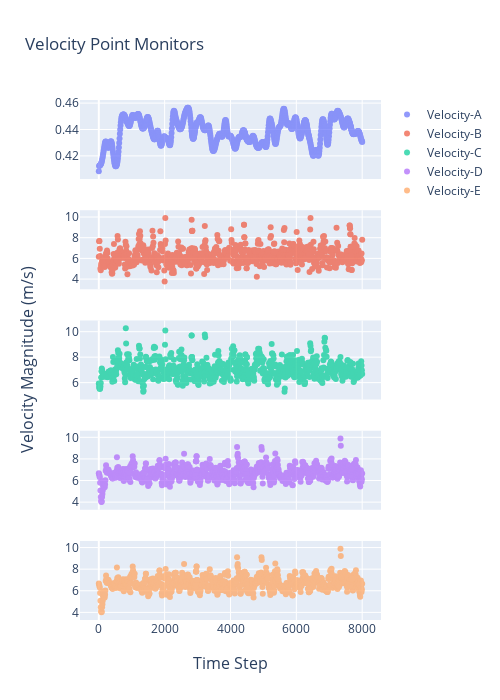

Source (notebook cell):
### Code cell
color10_16 = ['#636EFA', '#EF553B', '#00CC96', '#AB63FA', '#FFA15A', '#19D3F3', '#FF6692', '#B6E880', '#FF97FF',
              '#FECB52']
fig = make_subplots(
    rows=5,
    cols=1,
    shared_xaxes=True,
    x_title="Time Step",
    y_title="Velocity Magnitude (m/s)")
# subplot_titles=("Point A", "Quadrant 2"))

fig.add_trace(go.Scatter(x=resid_dict['point-vel-a.out']['Time Step'],
                         y=resid_dict['point-vel-a.out']['point-vel-a'],
                         mode='markers',
                         opacity=scatter_opacity,
                         name='Velocity-A',
                         line=dict(color=color10_16[0])),
              row=1, col=1)

# fig.add_trace(go.Scatter(x=bin_df['bin_centres'],
#                          y=bin_df['point-vel-a_bin_mean'],
#                          mode='markers+lines',
#                          name='Mean +/- STD',
#                          line=dict(color='black'),
#                          opacity=.55,
#                          error_y_array=bin_df['point-vel-a_std'],
#                          showlegend=False),
#               row=1, col=1)


fig.add_trace(go.Scatter(x=resid_dict['point-vel-b.out']['Time Step'],
                         y=resid_dict['point-vel-b.out']['point-vel-b'],
                         mode='markers',
                         opacity=scatter_opacity,
                         name='Velocity-B',
                         line=dict(color=color10_16[1])),
              row=2, col=1)
# fig.add_trace(go.Scatter(x=bin_df['bin_centres'],
#                          y=bin_df['point-vel-b_bin_mean'],
#                          mode='markers+lines',
#                          name='Mean +/- STD',
#                          line=dict(color='black'),
#                          opacity=.55,
#                          error_y_array=bin_df['point-vel-b_std'],
#                          showlegend=False),
#               row=2, col=1)

fig.add_trace(go.Scatter(x=resid_dict['point-vel-c.out']['Time Step'],
                         y=resid_dict['point-vel-c.out']['point-vel-c'],
                         mode='markers',
                         opacity=scatter_opacity,
                         name='Velocity-C',
                         line=dict(color=color10_16[2]),
                         showlegend=True),
              row=3, col=1)
# fig.add_trace(go.Scatter(x=bin_df['bin_centres'],
#                          y=bin_df['point-vel-c_bin_mean'],
#                          mode='markers+lines',
#                          name='Mean +/- STD',
#                          line=dict(color='black'),
#                          opacity=.55,
#                          error_y_array=bin_df['point-vel-c_std'],
#                          showlegend=False),
#               row=3, col=1)

fig.add_trace(go.Scatter(x=resid_dict['point-vel-d.out']['Time Step'],
                         y=resid_dict['point-vel-d.out']['point-vel-d'],
                         mode='markers',
                         opacity=scatter_opacity,
                         name='Velocity-D',
                         line=dict(color=color10_16[3]),
                         showlegend=True),
              row=4, col=1)
# fig.add_trace(go.Scatter(x=bin_df['bin_centres'],
#                          y=bin_df['point-vel-d_bin_mean'],
#                          mode='markers+lines',
#                          name='Mean +/- STD',
#                          line=dict(color='black'),
#                          opacity=.55,
#                          error_y_array=bin_df['point-vel-d_std'],
#                          showlegend=False),
#               row=4, col=1)

fig.add_trace(go.Scatter(x=resid_dict['point-vel-e.out']['Time Step'],
                         y=resid_dict['point-vel-e.out']['point-vel-e'],
                         mode='markers',
                         opacity=scatter_opacity,
                         name='Velocity-E',
                         line=dict(color=color10_16[4]),
                         showlegend=True),
              row=5, col=1)
# fig.add_trace(go.Scatter(x=bin_df['bin_centres'],
#                          y=bin_df['point-vel-e_bin_mean'],
#                          mode='markers+lines',
#                          name='Mean +/- STD',
#                          line=dict(color='black'),
#                          opacity=.55,
#                          error_y_array=bin_df['point-vel-e_std'],
#                          showlegend=True),
#               row=5, col=1)

fig.update_layout(height=700, width=500,
                  title_text="Velocity Point Monitors")

fig.show()
fig.write_image(r"/Users/jdtarriela/Downloads/c5-mesh-comp/Point_velo-2.png")

### Figure 1 — Plotly figure (JSON) as saved in the notebook; plotly's stock layout.template omitted (floating-point values rounded to 4 significant figures; data arrays with more than 128 entries replaced by an {"elided": "..."} marker saying what was removed)
{"data": [{"line": {"color": "#636EFA"}, "mode": "markers", "name": "Velocity-A", "opacity": 0.7, "type": "scatter", "x": {"elided": "864 int values"}, "xaxis": "x", "y": {"elided": "864 float values"}, "yaxis": "y"}, {"line": {"color": "#EF553B"}, "mode": "markers", "name": "Velocity-B", "opacity": 0.7, "type": "scatter", "x": {"elided": "862 int values"}, "xaxis": "x2", "y": {"elided": "862 float values"}, "yaxis": "y2"}, {"line": {"color": "#00CC96"}, "mode": "markers", "name": "Velocity-C", "opacity": 0.7, "showlegend": true, "type": "scatter", "x": {"elided": "859 int values"}, "xaxis": "x3", "y": {"elided": "859 float values"}, "yaxis": "y3"}, {"line": {"color": "#AB63FA"}, "mode": "markers", "name": "Velocity-D", "opacity": 0.7, "showlegend": true, "type": "scatter", "x": {"elided": "864 int values"}, "xaxis": "x4", "y": {"elided": "864 float values"}, "yaxis": "y4"}, {"line": {"color": "#FFA15A"}, "mode": "markers", "name": "Velocity-E", "opacity": 0.7, "showlegend": true, "type": "scatter", "x": {"elided": "864 int values"}, "xaxis": "x5", "y": {"elided": "864 float values"}, "yaxis": "y5"}], "layout": {"annotations": [{"font": {"size": 16}, "showarrow": false, "text": "Time Step", "x": 0.5, "xanchor": "center", "xref": "paper", "y": 0, "yanchor": "top", "yref": "paper", "yshift": -30}, {"font": {"size": 16}, "showarrow": false, "text": "Velocity Magnitude (m/s)", "textangle": -90, "x": 0, "xanchor": "right", "xref": "paper", "xshift": -40, "y": 0.5, "yanchor": "middle", "yref": "paper"}], "height": 700, "title": {"text": "Velocity Point Monitors"}, "width": 500, "xaxis": {"anchor": "y", "domain": [0.0, 1.0], "matches": "x5", "showticklabels": false}, "xaxis2": {"anchor": "y2", "domain": [0.0, 1.0], "matches": "x5", "showticklabels": false}, "xaxis3": {"anchor": "y3", "domain": [0.0, 1.0], "matches": "x5", "showticklabels": false}, "xaxis4": {"anchor": "y4", "domain": [0.0, 1.0], "matches": "x5", "showticklabels": false}, "xaxis5": {"anchor": "y5", "domain": [0.0, 1.0]}, "yaxis": {"anchor": "x", "domain": [0.848, 1.0]}, "yaxis2": {"anchor": "x2", "domain": [0.636, 0.788]}, "yaxis3": {"anchor": "x3", "domain": [0.424, 0.576]}, "yaxis4": {"anchor": "x4", "domain": [0.212, 0.364]}, "yaxis5": {"anchor": "x5", "domain": [0.0, 0.152]}}}
